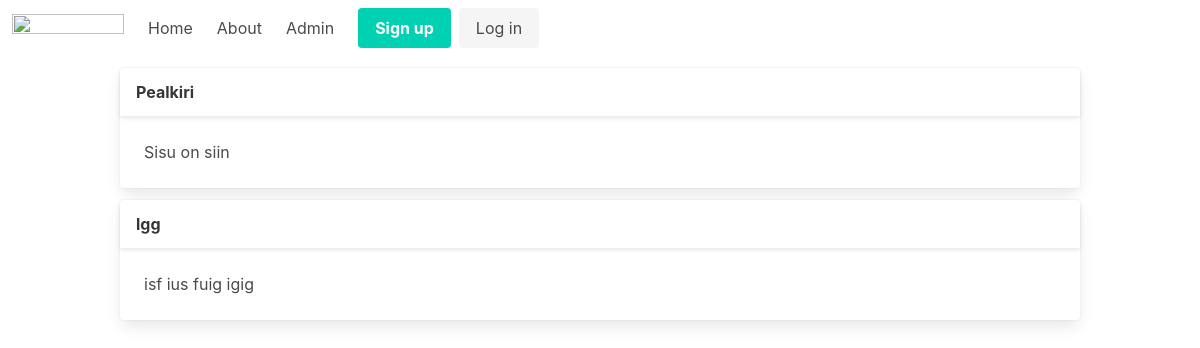
Before: / with the older database file.
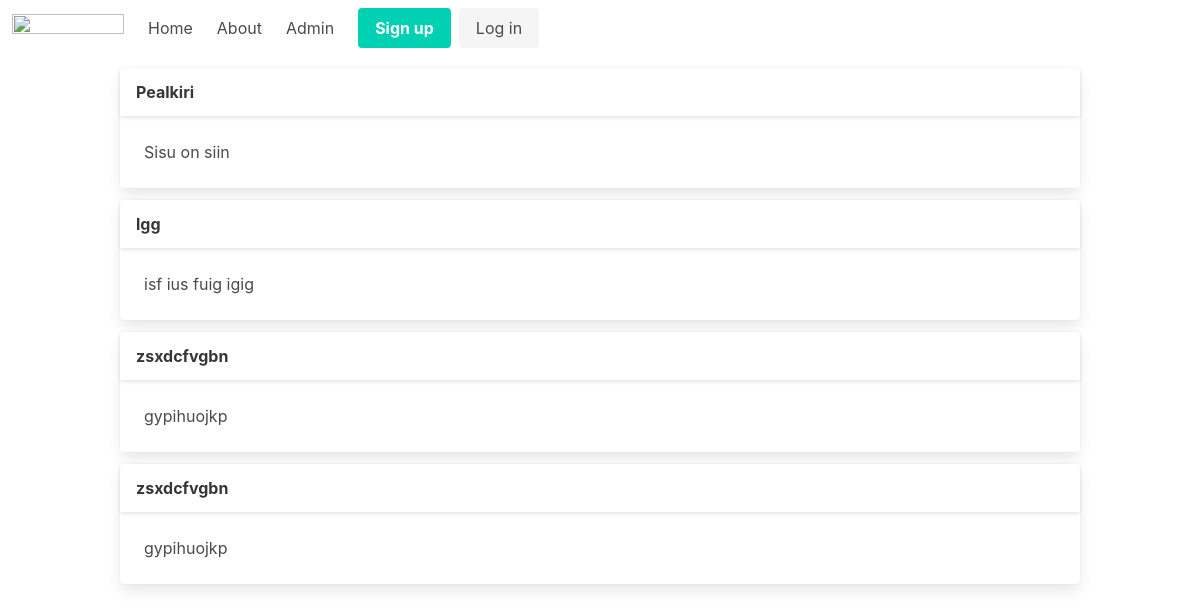
After: the same page with the newer database file.
### tables this page shows
CREATE TABLE posts
(
    id    integer
        primary key autoincrement,
    title varchar(255) not null,
    body  text
);

### src/Router.php (called while the page is built, shortened)
<?php
class Router {
    static $routes = [];
    private $uri;
    private $method;
    public function __construct($uri, $method) {
        $this->uri = parse_url($uri, PHP_URL_PATH);
        $this->method = $method;
    }
    public function match() {
        foreach(self::$routes as $route) {
            if($route['path'] === $this->uri && $route['method'] === $this -> method) {
                return $route;
            }
        }
        return false;
    }
    static function addRoute($method, $path, $action) {
        self::$routes[] = ['method' => $method, 'path' => $path, 'action' => $action];
    }
}

### helpers.php (called while the page is built)
<?php
function view($viewName, $variables = []){
    extract($variables);
    require __DIR__ . "/views/$viewName.php";
}

### src/Controllers/PublicController.php (called while the page is built, shortened)
<?php
class PublicController {
    public function index(){
        $posts = Post::all();
        view('index', compact('posts'));
    }
}

### src/DB.php (called while the page is built, shortened)
<?php
class DB {
    private $conn;
    public function __construct() {
        $this->conn = new PDO("sqlite:database.sqlite");
        $this->conn->setAttribute(PDO::ATTR_ERRMODE, PDO::ERRMODE_EXCEPTION);
    }
    public function all($table, $class) {
        $stmt = $this->conn->prepare("SELECT * FROM $table");
        $stmt->execute();
        $stmt->setFetchMode(PDO::FETCH_CLASS, $class);
        return $stmt -> fetchAll();
    }
}

### src/Models/Model.php (called while the page is built, shortened)
<?php
abstract class Model {
    static $table;
    static function all() {
        $db = new DB;
        return $db->all(static::$table, static::class);
    }
}

### src/Models/Post.php (called while the page is built, shortened)
<?php
class Post extends Model {
    public $body;
    public function snippet() {
        return substr($this->body, 0);
    }
}

### views/index.php (the view)
<?php require 'partials/header.php' ?>
<div class="container">
    <?php foreach ($posts as $post) : ?>
        <div class="card mt-3">
            <header class="card-header">
                <p class="card-header-title">
                    <?= $post->title ?>
                </p>
            </header>
            <div class="card-content">
                <div class="content">
                    <?= $post->snippet() ?>
                </div>
            </div>
        </div>
    <?php endforeach; ?>
</div>
<?php require 'partials/footer.php' ?>

### public/index.php (shortened to what this page needs)
<?php
require __DIR__ . '/../helpers.php';
$router = new App\Router($_SERVER['REQUEST_URI'], $_SERVER['REQUEST_METHOD']);
$match = $router->match();
if($match){
    if(is_callable($match['action'])){
        call_user_func($match['action']);
    }
    elseif (is_array($match['action']) && isset($match['action'][0]) && isset($match['action'][1])){
        $controller = new $className();
        $method = $match['action'][1];
        $controller->$method();
    }
}
else {
    view('404');
    http_response_code(404);
}

### views/partials/header.php (shortened to what this page needs)
<!DOCTYPE html>
<html lang="en">
<head>
    <link rel="stylesheet" href="https://cdn.jsdelivr.net/npm/bulma@0.9.4/css/bulma.min.css">
</head>
<body>
    <?php require __DIR__ . '/nav.php' ?>

### views/partials/nav.php (shortened to what this page needs)
<nav class="navbar" role="navigation" aria-label="main navigation">
  <div class="navbar-brand">
    <a class="navbar-item" href="https://bulma.io">
      <img src="https://bulma.io/images/bulma-logo.png" width="112" height="28">
    </a>
  </div>
  <div id="navbarBasicExample" class="navbar-menu">
    <div class="navbar-start">
      <a class="navbar-item" href="/">
        Home
      </a>
      <a class="navbar-item" href="/about">
        About
      </a>
      <a class="navbar-item" href="/admin/posts">
        Admin
      </a>
    <div class="navbar-end">
      <div class="navbar-item">
        <div class="buttons">
          <a class="button is-primary">
            <strong>Sign up</strong>
          </a>
          <a class="button is-light">
            Log in
          </a>
        </div>
      </div>
    </div>
  </div>
</nav>

### views/partials/footer.php
</body>
</html>

Changed rows visible on the page:
added posts: title "zsxdcfvgbn", body "gypihuojkp"
added posts: title "zsxdcfvgbn", body "gypihuojkp"
